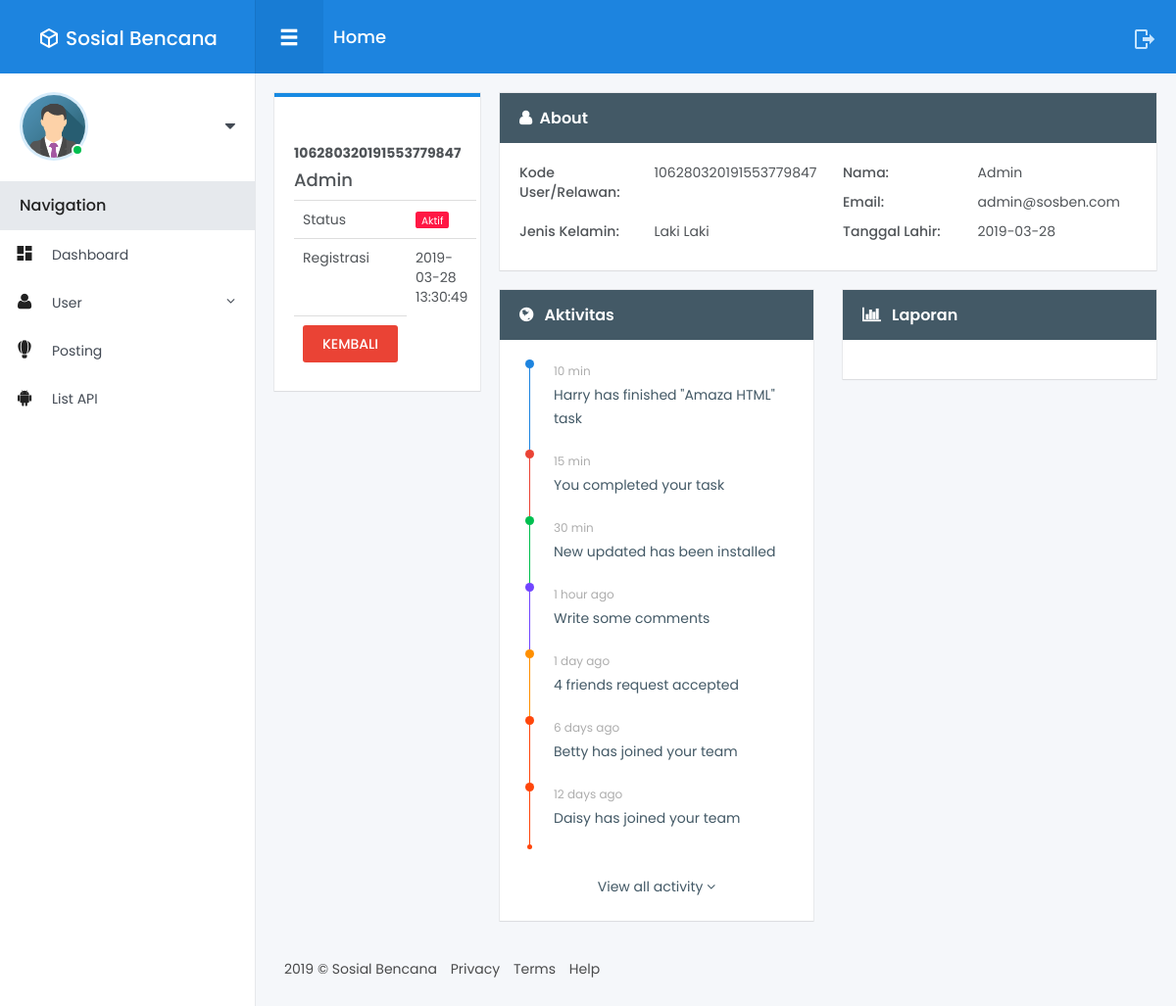
/user/detail/106280320191553779847, run on the app's committed database.
### tables this page shows
CREATE TABLE `user` (
  `id_user` int(11) NOT NULL,
  `user_kode` varchar(100) NOT NULL,
  `id_level` int(11) NOT NULL,
  `id_status` int(11) DEFAULT NULL,
  `nama` varchar(255) DEFAULT NULL,
  `email` varchar(255) NOT NULL,
  `password` varchar(100) DEFAULT NULL,
  `tgl_lahir` date DEFAULT NULL,
  `j_kel` enum('Laki Laki','Perempuan','','') DEFAULT NULL,
  `phone` varchar(13) DEFAULT NULL,
  `avatar` varchar(255) DEFAULT NULL,
  `token` varchar(256) NOT NULL,
  `verifikasi` timestamp NULL DEFAULT NULL,
  `tanggal` timestamp NULL DEFAULT NULL
);

CREATE TABLE `status` (
  `id_status` int(11) NOT NULL,
  `kode_status` int(11) NOT NULL,
  `nama_status` varchar(50) NOT NULL,
  `tanggal` timestamp NOT NULL DEFAULT CURRENT_TIMESTAMP ON UPDATE CURRENT_TIMESTAMP
);

### application/controllers/User.php (called while the page is built, shortened)
<?php
class User extends CI_Controller {
	public function __construct()
	{
        $this->load->model('User_model');
        $this->load->model('Level_model');
        $this->load->model('Status_model');
    }
    public function detail($kode)
    {
        $user       = $this->User_model->detailUser($kode)->row_array();
        $level      = $this->Level_model->getLevel()->result_array();
        $status     = $this->Status_model->getStatus()->result_array();
        $data = array(
            'user'      => $user,
            'level'     => $level,
            'status'    => $status,
        );
        $this->load->view('Admin/User/detail', $data);
    }
}

### index.php (called while the page is built, shortened)
<?php
require_once BASEPATH.'core/CodeIgniter.php';

### application/models/User_model.php (called while the page is built, shortened)
<?php
class User_model extends CI_Model {
    public function detaiLUser($where)
    {
        $this->db->where('user_kode', $where);
        return $this->db->get('user');
    }
}

### application/models/Status_model.php (called while the page is built, shortened)
<?php
class Status_model extends CI_Model {
    public function getStatus()
    {
        return $this->db->get('status');
    }
}

### application/views/Admin/User/detail.php (the view, shortened to what this page needs)
<!DOCTYPE html>
<html lang="en">
<head>
</head>
<body>
<div class="main-menu">
	<header class="header">
    </header>
	<div class="content">
	</div>
</div>
<div class="fixed-navbar">
</div>
<div id="wrapper">
	<div class="main-content">
		<div class="row small-spacing">
			<div class="col-lg-3 col-xs-12">
				<div class="box-content bordered primary margin-bottom-20">
					<div class="profile-avatar">
						<h5 class="text-center"><strong><?php echo $user['user_kode']; ?></strong></h5>
						<h4><?php echo $user['nama']; ?></h4>
					</div>
					<table class="table table-hover no-margin">
						<tbody>
							<tr>
								<td>Status</td>
								<td>
									<span class="notice notice-danger">
										<?php
										foreach($status as $s)
										{
											echo $s['kode_status'] == $user['id_status'] ? $s['nama_status'] : '';
										}
										?>
									</span>
								</td>
							</tr>
							<tr>
								<td>Registrasi</td>
								<td><?php echo $user['tanggal']; ?></td>
                            </tr>
                            <tr>
                                <td><a href="<?php echo base_url('user'); ?>" class="btn btn-sm btn-danger">KEMBALI</a></td>
                            </tr>
						</tbody>
					</table>
				</div>
			</div>
			<div class="col-md-9 col-xs-12">
				<div class="row">
					<div class="col-xs-12">
						<div class="box-content card">
                            <h4 class="box-title"><i class="fa fa-user ico"></i>About</h4>
							<div class="card-content">
								<div class="row">
									<div class="col-md-6">
										<div class="row">
											<div class="col-xs-5"><label>Kode User/Relawan:</label></div>
											<div class="col-xs-7"><?php echo $user['user_kode']; ?></div>
										</div>
									</div>
									<div class="col-md-6">
										<div class="row">
											<div class="col-xs-5"><label>Nama:</label></div>
											<div class="col-xs-7"><?php echo $user['nama']; ?></div>
										</div>
									</div>
									<div class="col-md-6">
										<div class="row">
											<div class="col-xs-5"><label>Email:</label></div>
											<div class="col-xs-7"><?php echo $user['email']; ?></div>
										</div>
									</div>
									<div class="col-md-6">
										<div class="row">
											<div class="col-xs-5"><label>Jenis Kelamin:</label></div>
											<div class="col-xs-7"><?php echo $user['j_kel']; ?></div>
										</div>
									</div>
									<div class="col-md-6">
										<div class="row">
											<div class="col-xs-5"><label>Tanggal Lahir:</label></div>
											<div class="col-xs-7"><?php echo $user['tgl_lahir']; ?></div>
										</div>
									</div>
								</div>
							</div>
						</div>
					</div>
				</div>
				<div class="row">
					<div class="col-md-6 col-xs-12">
						<div class="box-content card">
                            <h4 class="box-title"><i class="fa fa-globe ico"></i> Aktivitas</h4>
							<div class="card-content">
								<div class="activity-list">
						<div class="activity-item">
							<div class="bar bg-primary">
								<div class="dot bg-primary"></div>
							</div>
							<div class="content">
								<div class="date">10 min</div>
								<div class="text">
									Harry has finished "Amaza HTML" task
								</div>
							</div>
						</div>
						<div class="activity-item">
							<div class="bar bg-danger">
								<div class="dot bg-danger"></div>
							</div>
							<div class="content">
								<div class="date">15 min</div>
								<div class="text">
									You completed your task
								</div>
							</div>
						</div>
						<div class="activity-item">
							<div class="bar bg-success">
								<div class="dot bg-success"></div>
							</div>
							<div class="content">
								<div class="date">30 min</div>
								<div class="text">
									New updated has been installed
								</div>
							</div>
						</div>
						<div class="activity-item">
							<div class="bar bg-violet">
								<div class="dot bg-violet"></div>
							</div>
							<div class="content">
								<div class="date">1 hour ago</div>
								<div class="text">Write some comments</div>
							</div>
						</div>
						<div class="activity-item">
							<div class="bar bg-warning">
								<div class="dot bg-warning"></div>
							</div>
							<div class="content">
								<div class="date">1 day ago</div>
								<div class="text">4 friends request accepted</div>
							</div>
						</div>
						<div class="activity-item">
							<div class="bar bg-orange">
								<div class="dot bg-orange"></div>
							</div>
							<div class="content">
								<div class="date">6 days ago</div>
								<div class="text">Betty has joined your team</div>
							</div>
						</div>
						<div class="activity-item">
							<div class="bar bg-orange">
								<div class="dot bg-orange"></div>
								<div class="last-dot bg-orange"></div>
							</div>
							<div class="content">
								<div class="date">12 days ago</div>
								<div class="text">Daisy has joined your team</div>
							</div>
						</div>
					</div>
					<a href="#" class="activity-link">View all activity <i class="fa fa-angle-down"></i></a>
							</div>
						</div>
					</div>
					<div class="col-md-6 col-xs-12">
						<div class="box-content card">
                            <h4 class="box-title"><i class="fa fa-bar-chart ico"></i> Laporan</h4>
							<div class="card-content">
							</div>
						</div>
					</div>
				</div>
			</div>
		</div>
		<footer class="footer">
		</footer>
	</div>
</body>
</html>

### data on the page
user: user_kode "106280320191553779847", nama "Admin", tanggal "2019-03-28 13:30:49", email "admin@sosben.com", j_kel "Laki Laki", tgl_lahir "2019-03-28"
status: nama_status "Aktif"

### other printed values
SITE_NAME "Sosial Bencana"
